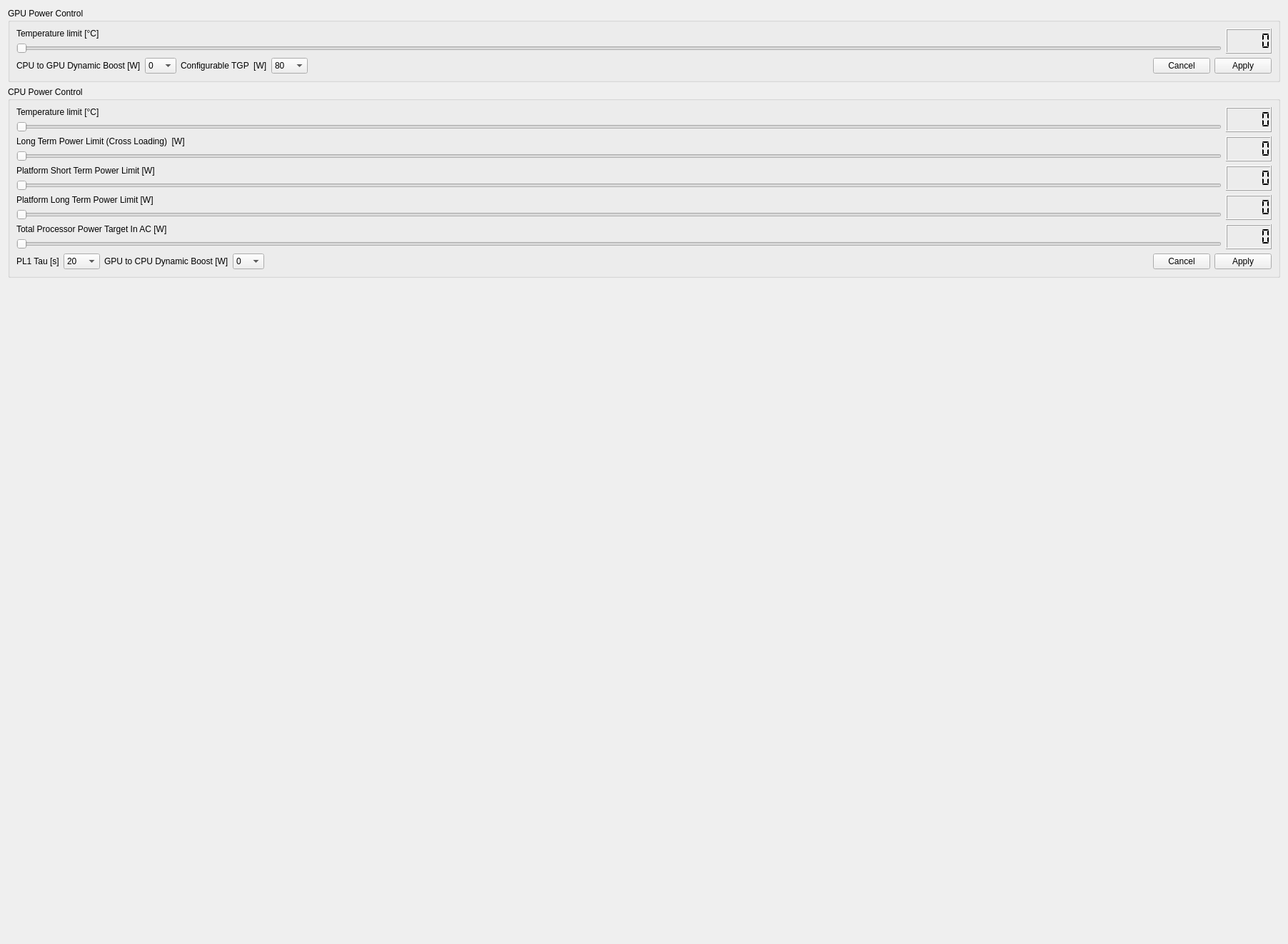
<?xml version="1.0" encoding="UTF-8"?>
<ui version="4.0">
 <class>PowerControl</class>
 <widget class="QWidget" name="PowerControl">
  <property name="geometry">
   <rect>
    <x>0</x>
    <y>0</y>
    <width>1804</width>
    <height>1322</height>
   </rect>
  </property>
  <property name="windowTitle">
   <string>Form</string>
  </property>
  <layout class="QVBoxLayout" name="verticalLayout">
   <item>
    <layout class="QVBoxLayout" name="verticalLayout_PowerControl">
     <item>
      <widget class="QGroupBox" name="groupBox_GPUPowerControl">
       <property name="title">
        <string>GPU Power Control </string>
       </property>
       <layout class="QVBoxLayout" name="verticalLayout_21">
        <item>
         <layout class="QHBoxLayout" name="horizontalLayout_PowerControl">
          <item>
           <layout class="QVBoxLayout" name="verticalLayoutPowerControl_2">
            <item>
             <widget class="QLabel" name="label_GPUTempLimitPowerControl">
              <property name="toolTip">
               <string>When the graphics card reaches the temperature set in the thermal wall, it will automatically limit the frequency to control the temperature; this option
can be used to limit the power consumption of the GPU.</string>
              </property>
              <property name="text">
               <string>Temperature limit [°C]</string>
              </property>
             </widget>
            </item>
            <item>
             <widget class="QSlider" name="horizontalSlider_GPUTempLimitPowerControl">
              <property name="minimum">
               <number>75</number>
              </property>
              <property name="maximum">
               <number>87</number>
              </property>
              <property name="orientation">
               <enum>Qt::Orientation::Horizontal</enum>
              </property>
             </widget>
            </item>
           </layout>
          </item>
          <item>
           <widget class="QLCDNumber" name="lcdNumber_GPUTempLimitPowerControl">
            <property name="segmentStyle">
             <enum>QLCDNumber::SegmentStyle::Flat</enum>
            </property>
           </widget>
          </item>
         </layout>
        </item>
        <item>
         <layout class="QHBoxLayout" name="horizontalLayoutPowerControl_6">
          <item>
           <layout class="QHBoxLayout" name="horizontalLayoutPowerControl_7">
            <item>
             <layout class="QHBoxLayout" name="horizontalLayoutPowerControl_8">
              <item>
               <widget class="QLabel" name="label_GPUBoostClockPowerControl">
                <property name="toolTip">
                 <string>This is the maximum additional power that can be allocated to the GPU from the CPU based on CPU usage. The higher the value, the better the
performance of applications that use the GPU.</string>
                </property>
                <property name="text">
                 <string>CPU to GPU Dynamic Boost [W]</string>
                </property>
               </widget>
              </item>
              <item>
               <widget class="QComboBox" name="comboBox_GPUBoostClockPowerControl">
                <item>
                 <property name="text">
                  <string>0</string>
                 </property>
                </item>
                <item>
                 <property name="text">
                  <string>15</string>
                 </property>
                </item>
                <item>
                 <property name="text">
                  <string>20</string>
                 </property>
                </item>
                <item>
                 <property name="text">
                  <string>25</string>
                 </property>
                </item>
               </widget>
              </item>
             </layout>
            </item>
            <item>
             <layout class="QHBoxLayout" name="horizontalLayoutPowerControl_9">
              <item>
               <widget class="QLabel" name="label_GPUTargetPowerPowerControl">
                <property name="toolTip">
                 <string>The additional amount of power consumption that can be allocated on top of the graphics card base power consumption; the higher the
consumption, the stronger the graphics card performance, and the greater heat dissipation capacity required.</string>
                </property>
                <property name="text">
                 <string>Configurable TGP  [W]</string>
                </property>
               </widget>
              </item>
              <item>
               <widget class="QComboBox" name="comboBox_GPUTargetPowerPowerControl">
                <item>
                 <property name="text">
                  <string>80</string>
                 </property>
                </item>
                <item>
                 <property name="text">
                  <string>100</string>
                 </property>
                </item>
                <item>
                 <property name="text">
                  <string>120</string>
                 </property>
                </item>
                <item>
                 <property name="text">
                  <string>140</string>
                 </property>
                </item>
                <item>
                 <property name="text">
                  <string>150</string>
                 </property>
                </item>
               </widget>
              </item>
             </layout>
            </item>
           </layout>
          </item>
          <item>
           <spacer name="horizontalSpacer_PowerControl">
            <property name="orientation">
             <enum>Qt::Orientation::Horizontal</enum>
            </property>
            <property name="sizeHint" stdset="0">
             <size>
              <width>40</width>
              <height>20</height>
             </size>
            </property>
           </spacer>
          </item>
          <item>
           <layout class="QHBoxLayout" name="horizontalLayoutPowerControl_10">
            <item>
             <widget class="QPushButton" name="pushButton_GPUPowerControlCancel">
              <property name="text">
               <string>Cancel</string>
              </property>
             </widget>
            </item>
            <item>
             <widget class="QPushButton" name="pushButton_GPUPowerControlApply">
              <property name="text">
               <string>Apply</string>
              </property>
             </widget>
            </item>
           </layout>
          </item>
         </layout>
        </item>
       </layout>
      </widget>
     </item>
     <item>
      <widget class="QGroupBox" name="groupBox_CPUPowerControl">
       <property name="title">
        <string>CPU Power Control</string>
       </property>
       <property name="flat">
        <bool>true</bool>
       </property>
       <layout class="QVBoxLayout" name="verticalLayout_11">
        <item>
         <layout class="QHBoxLayout" name="horizontalLayoutPowerControl_5">
          <item>
           <layout class="QVBoxLayout" name="verticalLayout_PowerControl_5">
            <item>
             <widget class="QLabel" name="label_CPUTempLimitPowerControl">
              <property name="toolTip">
               <string>When the core reaches the temperature set in the thermal wall, it will automatically limit the frequency to control the temperature; this option can be
used to limit the power consumption of the CPU.</string>
              </property>
              <property name="text">
               <string>Temperature limit [°C]</string>
              </property>
             </widget>
            </item>
            <item>
             <widget class="QSlider" name="horizontalSlider_CPUTempLimitPowerControl">
              <property name="minimum">
               <number>85</number>
              </property>
              <property name="maximum">
               <number>100</number>
              </property>
              <property name="orientation">
               <enum>Qt::Orientation::Horizontal</enum>
              </property>
             </widget>
            </item>
           </layout>
          </item>
          <item>
           <widget class="QLCDNumber" name="lcdNumber_CPUTempLimitPowerControl">
            <property name="segmentStyle">
             <enum>QLCDNumber::SegmentStyle::Flat</enum>
            </property>
           </widget>
          </item>
         </layout>
        </item>
        <item>
         <layout class="QHBoxLayout" name="horizontalLayout_PowerControl_4">
          <item>
           <layout class="QVBoxLayout" name="verticalLayout_PowerControl_4">
            <item>
             <widget class="QLabel" name="label_CrossLPowerLimitPowerControl">
              <property name="toolTip">
               <string>The setting value of maximum CPU power consumption when CPU and GPU are simultaneously fully loaded; the higher the value, the stronger the
CPU performance, and the greater heat dissipation capacity required.</string>
              </property>
              <property name="text">
               <string>Long Term Power Limit (Cross Loading)  [W]</string>
              </property>
             </widget>
            </item>
            <item>
             <widget class="QSlider" name="horizontalSlider_CrossLPowerLimitPowerControl">
              <property name="minimum">
               <number>20</number>
              </property>
              <property name="maximum">
               <number>110</number>
              </property>
              <property name="orientation">
               <enum>Qt::Orientation::Horizontal</enum>
              </property>
             </widget>
            </item>
           </layout>
          </item>
          <item>
           <widget class="QLCDNumber" name="lcdNumber_CrossLPowerLimitPowerControl">
            <property name="segmentStyle">
             <enum>QLCDNumber::SegmentStyle::Flat</enum>
            </property>
           </widget>
          </item>
         </layout>
        </item>
        <item>
         <layout class="QHBoxLayout" name="horizontalLayoutPowerControl_4">
          <item>
           <layout class="QVBoxLayout" name="verticalLayoutPowerControl">
            <item>
             <widget class="QLabel" name="label_STPowerLimitPowerControl">
              <property name="toolTip">
               <string>The peak power consumption that can be reached within a short time with pure CPU or AMD Smart Shift System load. The higher the value, the higher
the instantaneous performance of the CPU or System.</string>
              </property>
              <property name="text">
               <string>Platform Short Term Power Limit [W]</string>
              </property>
             </widget>
            </item>
            <item>
             <widget class="QSlider" name="horizontalSlider_STPowerLimitPowerControl">
              <property name="minimum">
               <number>55</number>
              </property>
              <property name="maximum">
               <number>190</number>
              </property>
              <property name="orientation">
               <enum>Qt::Orientation::Horizontal</enum>
              </property>
             </widget>
            </item>
           </layout>
          </item>
          <item>
           <widget class="QLCDNumber" name="lcdNumber_STPowerLimitPowerControl">
            <property name="segmentStyle">
             <enum>QLCDNumber::SegmentStyle::Flat</enum>
            </property>
           </widget>
          </item>
         </layout>
        </item>
        <item>
         <layout class="QHBoxLayout" name="horizontalLayout_PowerControl_3">
          <item>
           <layout class="QVBoxLayout" name="verticalLayout_PowerControl_3">
            <item>
             <widget class="QLabel" name="label_LTPowerLimitPowerControl">
              <property name="toolTip">
               <string>The setting value of maximum power consumption during continuous operation with pure CPU or AMD Smart Shift System load. The higher the value,
the greater the performance of the CPU or System and the greater heat dissipation capacity required.</string>
              </property>
              <property name="text">
               <string>Platform Long Term Power Limit [W] </string>
              </property>
             </widget>
            </item>
            <item>
             <widget class="QSlider" name="horizontalSlider_LTPowerLimitPowerControl">
              <property name="minimum">
               <number>30</number>
              </property>
              <property name="maximum">
               <number>140</number>
              </property>
              <property name="orientation">
               <enum>Qt::Orientation::Horizontal</enum>
              </property>
             </widget>
            </item>
           </layout>
          </item>
          <item>
           <widget class="QLCDNumber" name="lcdNumber_LTPowerLimitPowerControl">
            <property name="smallDecimalPoint">
             <bool>false</bool>
            </property>
            <property name="segmentStyle">
             <enum>QLCDNumber::SegmentStyle::Flat</enum>
            </property>
           </widget>
          </item>
         </layout>
        </item>
        <item>
         <layout class="QHBoxLayout" name="horizontalLayout_PowerControl_2">
          <item>
           <layout class="QVBoxLayout" name="verticalLayout_PowerControl_2">
            <item>
             <widget class="QLabel" name="label_PowerTargetInACPowerControl">
              <property name="toolTip">
               <string>The point at which the CPU triggers dynamic power consumption adjustment for the graphics card. Use this point as the setting value at which CPU
and GPU dynamic power allocation begins.</string>
              </property>
              <property name="text">
               <string>Total Processor Power Target In AC [W]</string>
              </property>
             </widget>
            </item>
            <item>
             <widget class="QSlider" name="horizontalSlider_PowerTargetInACPowerControl">
              <property name="minimum">
               <number>10</number>
              </property>
              <property name="maximum">
               <number>110</number>
              </property>
              <property name="orientation">
               <enum>Qt::Orientation::Horizontal</enum>
              </property>
             </widget>
            </item>
           </layout>
          </item>
          <item>
           <widget class="QLCDNumber" name="lcdNumber_PowerTargetInACPowerControl">
            <property name="segmentStyle">
             <enum>QLCDNumber::SegmentStyle::Flat</enum>
            </property>
           </widget>
          </item>
         </layout>
        </item>
        <item>
         <layout class="QHBoxLayout" name="horizontalLayoutPowerControl">
          <item>
           <layout class="QHBoxLayout" name="horizontalLayoutPowerControl_2">
            <item>
             <widget class="QLabel" name="label_PL1TauPowerControl">
              <property name="maximumSize">
               <size>
                <width>16777215</width>
                <height>16777215</height>
               </size>
              </property>
              <property name="toolTip">
               <string>PL1 power consumption start time.</string>
              </property>
              <property name="text">
               <string>PL1 Tau [s]</string>
              </property>
             </widget>
            </item>
            <item>
             <widget class="QComboBox" name="comboBox_PL1TauPowerControl">
              <property name="sizeAdjustPolicy">
               <enum>QComboBox::SizeAdjustPolicy::AdjustToContents</enum>
              </property>
              <property name="placeholderText">
               <string/>
              </property>
              <property name="frame">
               <bool>true</bool>
              </property>
              <item>
               <property name="text">
                <string>20</string>
               </property>
              </item>
              <item>
               <property name="text">
                <string>24</string>
               </property>
              </item>
              <item>
               <property name="text">
                <string>28</string>
               </property>
              </item>
              <item>
               <property name="text">
                <string>32</string>
               </property>
              </item>
              <item>
               <property name="text">
                <string>40</string>
               </property>
              </item>
              <item>
               <property name="text">
                <string>48</string>
               </property>
              </item>
              <item>
               <property name="text">
                <string>56</string>
               </property>
              </item>
              <item>
               <property name="text">
                <string>64</string>
               </property>
              </item>
              <item>
               <property name="text">
                <string>80</string>
               </property>
              </item>
              <item>
               <property name="text">
                <string>96</string>
               </property>
              </item>
              <item>
               <property name="text">
                <string>112</string>
               </property>
              </item>
              <item>
               <property name="text">
                <string>128</string>
               </property>
              </item>
              <item>
               <property name="text">
                <string>160</string>
               </property>
              </item>
             </widget>
            </item>
           </layout>
          </item>
          <item>
           <layout class="QHBoxLayout" name="horizontalLayoutPowerControl_3">
            <item>
             <widget class="QLabel" name="label_CPUBoostPowerControl">
              <property name="toolTip">
               <string>This is the maximum additional power that can be allocated to the CPU from the GPU based on CPU usage. The higher the value, the better the
performance of applications that use the CPU.</string>
              </property>
              <property name="text">
               <string>GPU to CPU Dynamic Boost [W]</string>
              </property>
             </widget>
            </item>
            <item>
             <widget class="QComboBox" name="comboBox_CPUBoostPowerControl">
              <item>
               <property name="text">
                <string>0</string>
               </property>
              </item>
              <item>
               <property name="text">
                <string>5</string>
               </property>
              </item>
              <item>
               <property name="text">
                <string>10</string>
               </property>
              </item>
              <item>
               <property name="text">
                <string>15</string>
               </property>
              </item>
             </widget>
            </item>
           </layout>
          </item>
          <item>
           <spacer name="horizontalSpacerPowerControl">
            <property name="orientation">
             <enum>Qt::Orientation::Horizontal</enum>
            </property>
            <property name="sizeHint" stdset="0">
             <size>
              <width>40</width>
              <height>20</height>
             </size>
            </property>
           </spacer>
          </item>
          <item>
           <layout class="QHBoxLayout" name="horizontalLayout_PowerControl_5">
            <item>
             <widget class="QPushButton" name="pushButton_CPUPwoerControlCancel">
              <property name="text">
               <string>Cancel</string>
              </property>
             </widget>
            </item>
            <item>
             <widget class="QPushButton" name="pushButton_CPUPowerControlApply">
              <property name="text">
               <string>Apply</string>
              </property>
             </widget>
            </item>
           </layout>
          </item>
         </layout>
        </item>
       </layout>
      </widget>
     </item>
     <item>
      <spacer name="verticalSpacer_PowerControl">
       <property name="orientation">
        <enum>Qt::Orientation::Vertical</enum>
       </property>
       <property name="sizeHint" stdset="0">
        <size>
         <width>20</width>
         <height>40</height>
        </size>
       </property>
      </spacer>
     </item>
    </layout>
   </item>
  </layout>
 </widget>
 <resources/>
 <connections/>
</ui>
